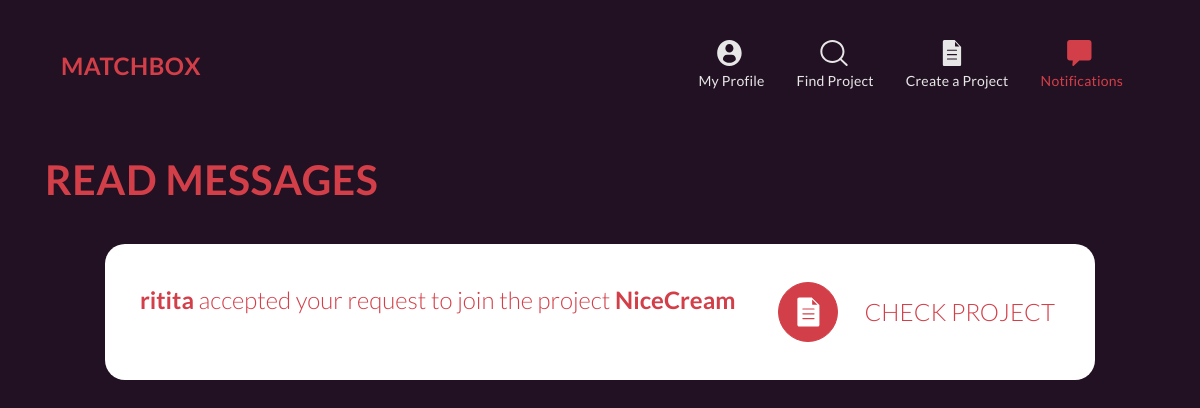
The app's page /notifications/ (signed in), older data.
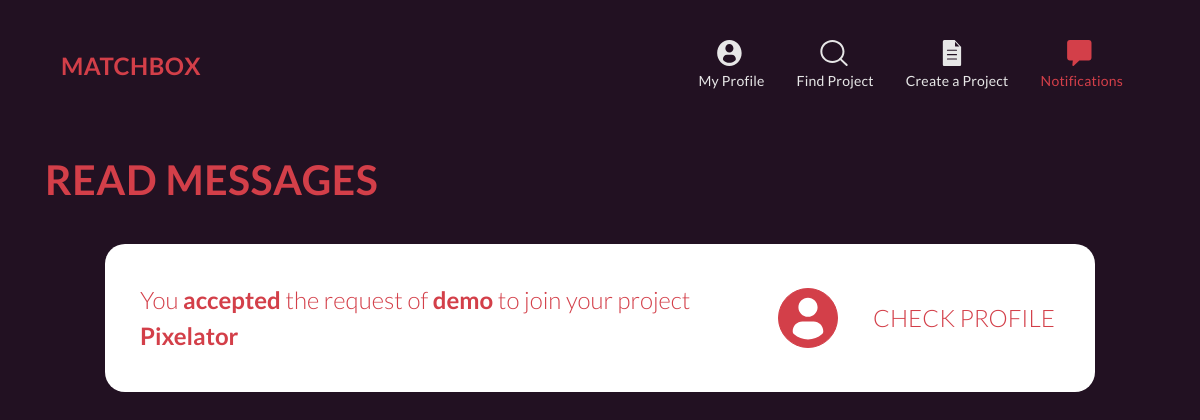
The same page, newer data.
### matchcore/models.py (models this page shows, shortened)
class Notification(models.Model):
    TYPE = [
        ('JR', 'Join Request'),
        ('RS', 'Request State'),
    ]
    sender = models.ForeignKey(Person, related_name='sent_notifications', on_delete=models.CASCADE)
    receiver = models.ForeignKey(Person, related_name='received_notifications', on_delete=models.CASCADE)
    project = models.ForeignKey(Project, on_delete=models.CASCADE)
    type = models.CharField(max_length=2, choices=TYPE)
    read = models.BooleanField(default=False)
    accepted = models.BooleanField(default=False)
    interacted = models.BooleanField(default=False)

class Person(models.Model):
    user = models.OneToOneField(User, on_delete=models.CASCADE)
    img = models.ImageField(upload_to='images/users', default='')
    nationality = models.CharField(max_length=20, default='Unknown')
    phone = models.CharField(max_length=10, default='None')
    discord = models.CharField(max_length=30, default='None')
    tags = models.ManyToManyField(UserTag)

class Project(models.Model):
    STATE = [
        ('O', 'Ongoing'),
        ('A', 'Archived'),
    ]
    title = models.CharField(max_length=50)
    small_description = models.CharField(max_length=100)
    big_description = models.CharField(max_length=1000)
    img = models.ImageField(upload_to='images/projects', default='')
    state = models.CharField(max_length=1, choices=STATE)
    tags = models.ManyToManyField(ProjectTag)
    participants = models.ManyToManyField(Person, through='ProjectParticipation')

### matchcore/views.py (the view)
# urls.py: path('notifications/', views.notifications_page, name="notifications"),
def notifications_page(request):
    if request.user.is_authenticated:
        user = request.user
        notifications_received = user.person.received_notifications.all()
        read_notifications = notifications_received.filter(read=True)
        unread_notifications = notifications_received.filter(read=False)
        read_notifications = list(read_notifications)
        unread_notifications = list(unread_notifications)
        read_notifications.reverse()
        unread_notifications.reverse()
        notifications_received.update(read=True)
        context = {
            'read_notifications': read_notifications,
            'unread_notifications': unread_notifications,
        }
        return render(request, 'matchcore/notifications_page.html', context)
    else:
        return redirect(login_page)

### matchcore/templatetags/matchcore_tags.py (called while the page is built)
@register.simple_tag
def is_active_un(request, url, un):
    if request.path in reverse(url, args=[un]): #fixme
        return "active"
    return ""

@register.simple_tag
def is_active(request, url):
    if request.path in reverse(url): #fixme
        return "active"
    return ""

### matchcore/templates/matchcore/notifications_page.html (shortened to what this page needs)
{% extends "matchcore/layout_nav.html" %}
{% load static %}
{% block main %}
<div class="container">
	{% if read_notifications|length != 0 %}
		<h1 class="mt-5">Read messages</h1>
		<div class="message-list">
			{% for n in read_notifications %}
			<div class="row read-message">
				{% if n.type == 'RS' %}
					<div class="col-8">
						<strong>{{n.sender.user.username}}</strong> {%if n.accepted%}accepted {%else%}rejected {%endif%} your request to join the project <strong>{{n.project.title}}</strong>
					</div>
					<div class="col message-buttons">
						<a href="{% url 'project_page' n.project.id %}" class="message-button btn btn-primary"><img class="prj" src="{% static 'matchcore/images/project_white.svg' %}"></a>
						<div class="message-button-desc"><a href="{% url 'project_page' n.project.id %}">Check project</a></div>
					</div>
				{% else %}
					{% if n.interacted %}
						<div class="col-8">
							You <strong>{%if n.accepted%}accepted {%else%}rejected {%endif%}</strong> the request of <strong>{{n.sender.user.username}}</strong> to join your project <strong>{{n.project.title}}</strong>
						</div>
						<div class="col message-buttons">
							<a href="{% url 'user_page' n.sender.user.username %}" class="message-button btn btn-primary"><img class="prf" src="{% static 'matchcore/images/profile_white.svg' %}"></a>
							<div class="message-button-desc"><a href="{% url 'user_page' n.sender.user.username %}">Check profile</a></div>
						</div>
					{% endif %}
				{% endif %}
			</div>
			{% endfor %}
		</div>
	{% endif %}
</div>
{% endblock %}

Row changes from the older to the newer data that the page shows:
no longer on this page (row edited): Notification: sender.user.username "ritita", accepted "accepted", project "NiceCream"
now on this page (row edited): Notification: accepted "accepted", sender.user.username "demo", project "Pixelator"
